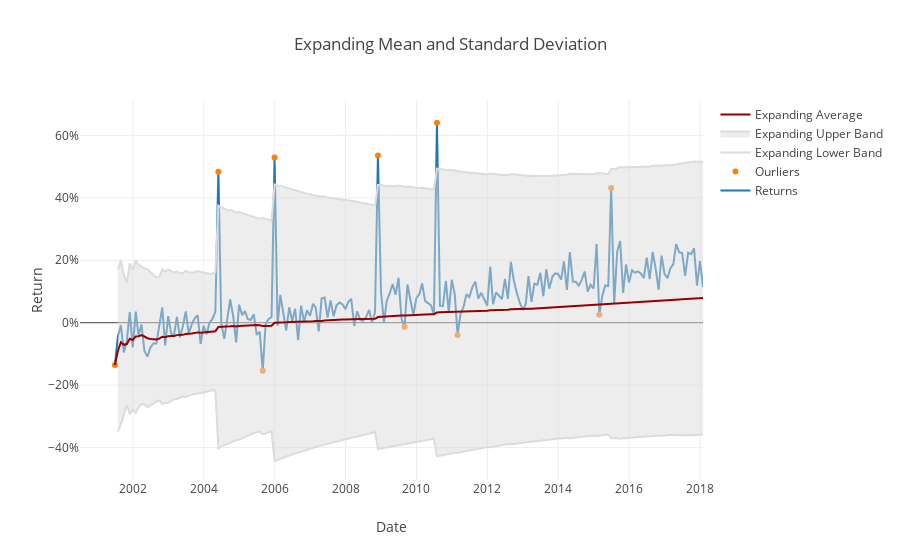

Write notebook code for a chart like this one.
### Code cell
fig = go.Figure(data=data, layout=layout)
py.iplot(fig)

### Figure 1 — Plotly figure (JSON) as saved in the notebook; plotly's stock layout.template omitted (floating-point values rounded to 4 significant figures; data arrays with more than 128 entries replaced by an {"elided": "..."} marker saying what was removed)
{"data": [{"name": "Returns", "type": "scatter", "uid": "a7800aae-bdca-11e8-be1d-d89d67f4bdf4", "x": {"elided": "200 str values"}, "y": {"elided": "200 float values"}}, {"mode": "markers", "name": "Ourliers", "type": "scatter", "uid": "a7800aaf-bdca-11e8-84e0-d89d67f4bdf4", "x": ["2001-06-30", "2004-05-31", "2005-08-31", "2005-12-31", "2008-11-30", "2009-08-31", "2010-07-31", "2011-02-28", "2015-02-28", "2015-06-30"], "y": [-0.1355, 0.4835, -0.1543, 0.5293, 0.5357, -0.01284, 0.6405, -0.0391, 0.02534, 0.4319]}, {"line": {"color": "rgb(220,220,220)"}, "name": "Expanding Lower Band", "type": "scatter", "uid": "a7800ab0-bdca-11e8-b223-d89d67f4bdf4", "x": {"elided": "200 str values"}, "y": {"elided": "200 float values"}}, {"fill": "tonexty", "line": {"color": "rgb(220,220,220)"}, "name": "Expanding Upper Band", "type": "scatter", "uid": "a7800ab1-bdca-11e8-9f5e-d89d67f4bdf4", "x": {"elided": "200 str values"}, "y": {"elided": "200 float values"}}, {"line": {"color": "rgb(150, 0, 0)"}, "name": "Expanding Average", "type": "scatter", "uid": "a7800ab2-bdca-11e8-9b5c-d89d67f4bdf4", "x": {"elided": "200 str values"}, "y": {"elided": "200 float values"}}], "layout": {"title": "Expanding Mean and Standard Deviation", "xaxis": {"title": "Date"}, "yaxis": {"tickformat": ".0%", "title": "Return"}}}
